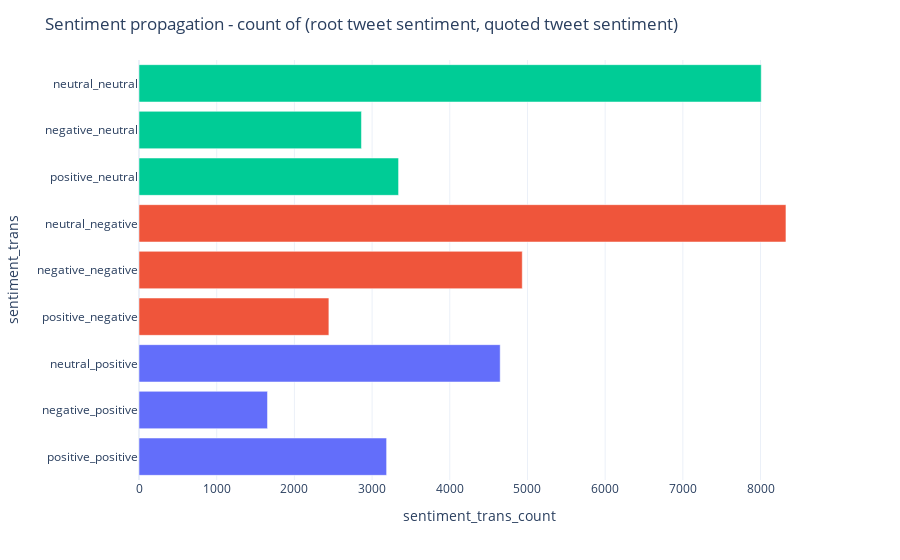

Here is the notebook cell this chart was saved with:
### Code cell
sc = []
sc_count = []
colors = []
for s1, s2 in sentiments_comb:
    sc.append('{}_{}'.format(s1, s2))
    if s2 == 'negative': colors.append('red') 
    elif s2 == 'neutral': colors.append('#FFFF00')
    else: colors.append('green')
    sc_count.append( len(sg_tweets[(sg_tweets['tweet_sentiment'] == s1) &  (sg_tweets['quoted_tweet_sentiment'] == s2)]))
    
sentiment_count = {
    'sentiment_trans': sc,
    'sentiment_trans_count': sc_count
}
sentiment_count

fig = px.bar(sentiment_count, x="sentiment_trans_count", y="sentiment_trans", template='plotly_white', color=colors, 
             height=400)
fig.update_layout(showlegend=False, title="Sentiment propagation - count of (root tweet sentiment, quoted tweet sentiment)")
fig.show()

### Figure 1 — Plotly figure (JSON) as saved in the notebook; plotly's stock layout.template omitted (floating-point values rounded to 4 significant figures)
{"data": [{"alignmentgroup": "True", "hovertemplate": "color=green<br>sentiment_trans_count=%{x}<br>sentiment_trans=%{y}<extra></extra>", "legendgroup": "green", "marker": {"color": "#636efa", "pattern": {"shape": ""}}, "name": "green", "offsetgroup": "green", "orientation": "h", "showlegend": true, "textposition": "auto", "type": "bar", "x": [3187, 1654, 4649], "xaxis": "x", "y": ["positive_positive", "negative_positive", "neutral_positive"], "yaxis": "y"}, {"alignmentgroup": "True", "hovertemplate": "color=red<br>sentiment_trans_count=%{x}<br>sentiment_trans=%{y}<extra></extra>", "legendgroup": "red", "marker": {"color": "#EF553B", "pattern": {"shape": ""}}, "name": "red", "offsetgroup": "red", "orientation": "h", "showlegend": true, "textposition": "auto", "type": "bar", "x": [2444, 4933, 8327], "xaxis": "x", "y": ["positive_negative", "negative_negative", "neutral_negative"], "yaxis": "y"}, {"alignmentgroup": "True", "hovertemplate": "color=#FFFF00<br>sentiment_trans_count=%{x}<br>sentiment_trans=%{y}<extra></extra>", "legendgroup": "#FFFF00", "marker": {"color": "#00cc96", "pattern": {"shape": ""}}, "name": "#FFFF00", "offsetgroup": "#FFFF00", "orientation": "h", "showlegend": true, "textposition": "auto", "type": "bar", "x": [3341, 2863, 8009], "xaxis": "x", "y": ["positive_neutral", "negative_neutral", "neutral_neutral"], "yaxis": "y"}], "layout": {"autosize": true, "barmode": "relative", "legend": {"title": {"text": "color"}, "tracegroupgap": 0}, "margin": {"t": 60}, "showlegend": false, "title": {"text": "Sentiment propagation - count of (root tweet sentiment, quoted tweet sentiment)"}, "xaxis": {"anchor": "y", "autorange": true, "domain": [0, 1], "range": [0, 8765.0], "title": {"text": "sentiment_trans_count"}, "type": "linear"}, "yaxis": {"anchor": "x", "autorange": true, "domain": [0, 1], "range": [-0.5, 8.5], "title": {"text": "sentiment_trans"}, "type": "category"}}}
